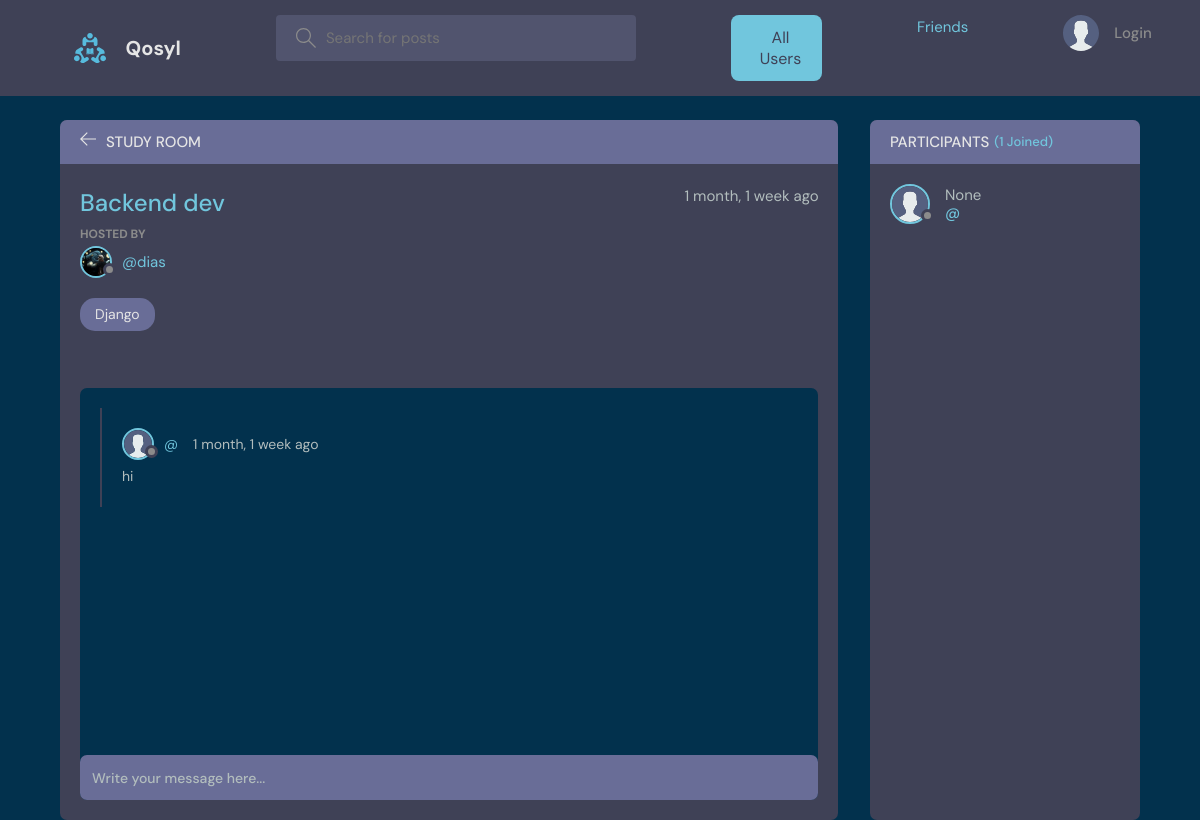
The page /room/3/ on the database as committed earlier.
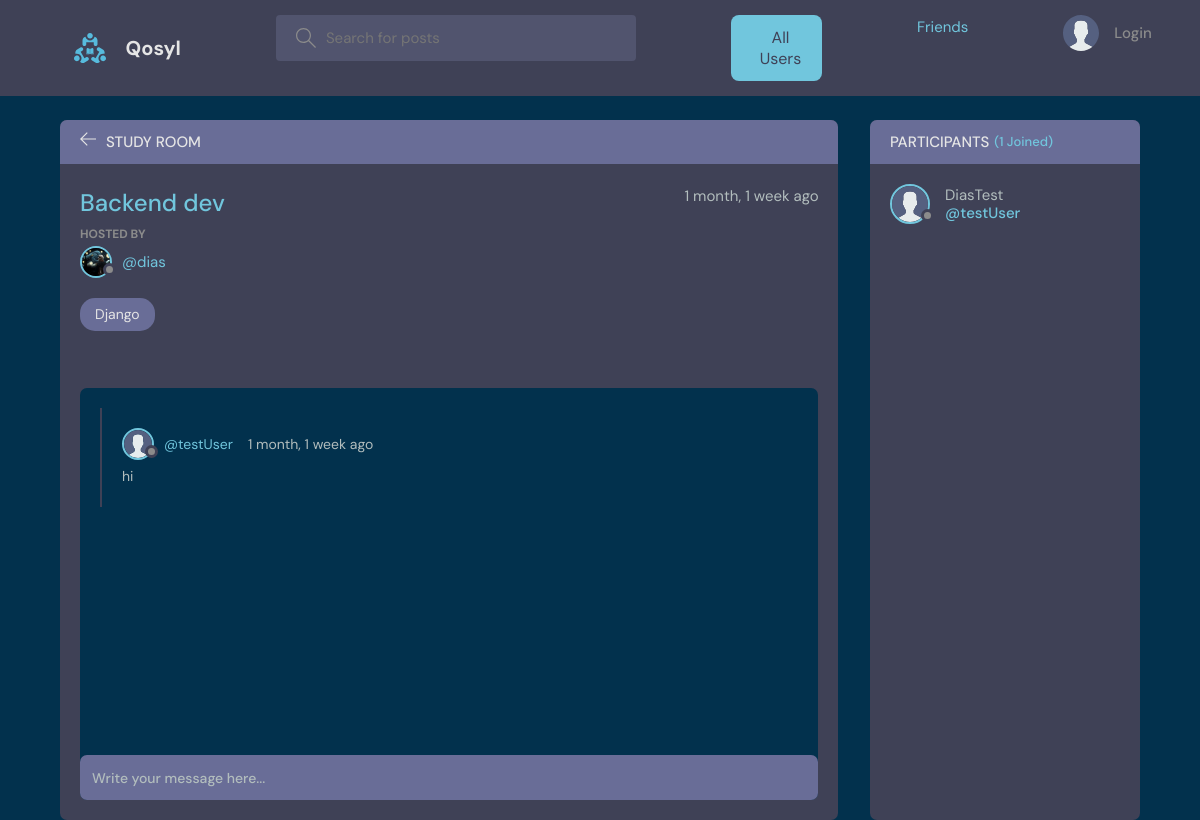
The same page on the database as committed later.
### users/models.py (models this page shows, shortened)
class User(AbstractUser):
    name = models.CharField(max_length=200, null=True)
    email = models.EmailField(unique=True, null=True)
    bio = models.TextField(null=True)
    avatar = models.ImageField(upload_to='avatars/', null=True, blank=True)
    friends = models.ManyToManyField('self', blank=True, symmetrical=True, related_name='user_friends')
    USERNAME_FIELD = 'email'
    REQUIRED_FIELDS = []
    objects = UserManager()

### chat/models.py (models this page shows, shortened)
class Message(models.Model):
    user = models.ForeignKey(settings.AUTH_USER_MODEL, on_delete=models.CASCADE)
    room = models.ForeignKey(Room, on_delete=models.CASCADE)
    body = models.TextField()
    updated = models.DateTimeField(auto_now=True)
    created = models.DateTimeField(auto_now_add=True)
    class Meta:
        ordering = ['-updated', '-created']

### rooms/views.py (the view, shortened to what this page needs)
# urls.py: path('room/<str:pk>/', views.room, name="room"),
def room(request, pk):
    room = Room.objects.get(id=pk)
    room_messages = room.message_set.all()
    participants = room.participants.all()
    context = {'room': room, 'room_messages': room_messages,
               'participants': participants}
    return render(request, 'rooms/room.html', context)

### users/models.py (called while the page is built)
    def __str__(self):
        return self.name

### rooms/templates/rooms/room.html (shortened to what this page needs)
{% extends 'main.html' %}
{% block content %}
<main class="profile-page layout layout--2">
  <div class="container">
    <div class="room">
      <div class="room__top">
        <div class="room__topLeft">
          <a href="{% url 'home' %}">
            <svg version="1.1" xmlns="http://www.w3.org/2000/svg" width="32" height="32" viewBox="0 0 32 32">
              <title>arrow-left</title>
              <path
                d="M13.723 2.286l-13.723 13.714 13.719 13.714 1.616-1.611-10.96-10.96h27.625v-2.286h-27.625l10.965-10.965-1.616-1.607z">
              </path>
            </svg>
          </a>
          <h3>Study Room</h3>
        </div>
      </div>
      <div class="room__box scroll">
        <div class="room__header scroll">
          <div class="room__info">
            <h3>{{room.name}}</h3>
            <span>{{room.created|timesince}} ago</span>
          </div>
          <div class="room__hosted">
            <p>Hosted By</p>
            <a href="{% url 'user-profile' room.host.id %}" class="room__author">
              <div class="avatar avatar--small">
                <img src="{{room.host.avatar.url}}" />
              </div>
              <span>@{{room.host.username}}</span>
            </a>
          </div>
          <span class="room__topics">{{room.topic}}</span>
        </div>
        <div class="room__conversation">
          <div class="threads scroll">
            {% for message in room_messages %}
            <div class="thread">
              <div class="thread__top">
                <div class="thread__author">
                  <a href="{% url 'user-profile' message.user.id %}" class="thread__authorInfo">
                    <div class="avatar avatar--small">
                      <img src="{{message.user.avatar.url}}" />
                    </div>
                    <span>@{{message.user.username}}</span>
                  </a>
                  <span class="thread__date">{{message.created|timesince}} ago</span>
                </div>
              </div>
              <div class="thread__details">
                {{message.body}}
              </div>
            </div>
            {% endfor %}
          </div>
        </div>
      </div>
      <div class="room__message">
        <form action="" method="POST">
          <input name="body" placeholder="Write your message here..." />
        </form>
      </div>
    </div>
    <div class="participants">
      <h3 class="participants__top">Participants <span>({{participants.count}} Joined)</span></h3>
      <div class="participants__list scroll">
        {% for user in participants %}
        <a href="{%  url 'user-profile' user.id %}" class="participant">
          <div class="avatar avatar--medium">
            <img src="{{user.avatar.url}}" />
          </div>
          <p>
            {{user.name}}
            <span>@{{user.username}}</span>
          </p>
        </a>
        {% endfor %}
      </div>
    </div>
  </div>
</main>
{% endblock content %}

Rows that differ between the two databases and show on the page:
changed through a linked row, Message "hi": user.username (not shown) → "testUser"
changed User: name "None" → "DiasTest"; username (not shown) → "testUser"
